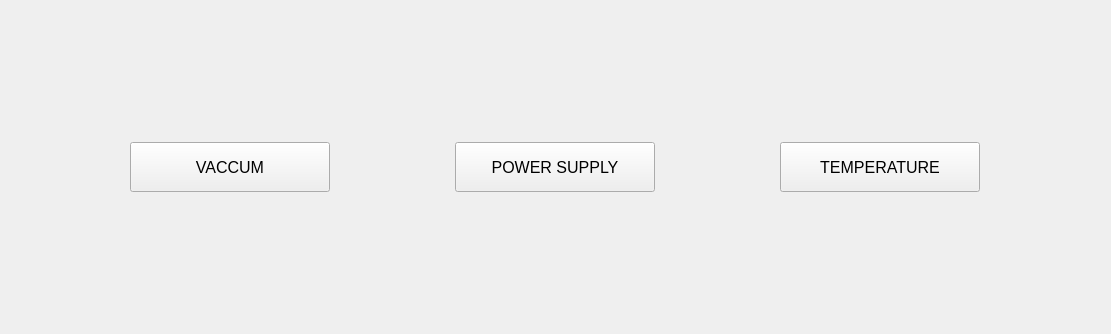
         <widget class="QWidget" name="scrollareabo_2">
          <property name="geometry">
           <rect>
            <x>0</x>
            <y>0</y>
            <width>1111</width>
            <height>334</height>
           </rect>
          </property>
          <layout class="QGridLayout" name="gridLayout_15">
           <item row="0" column="1">
            <widget class="QPushButton" name="btnpslts">
             <property name="enabled">
              <bool>true</bool>
             </property>
             <property name="sizePolicy">
              <sizepolicy hsizetype="Fixed" vsizetype="Fixed">
               <horstretch>0</horstretch>
               <verstretch>0</verstretch>
              </sizepolicy>
             </property>
             <property name="minimumSize">
              <size>
               <width>200</width>
               <height>50</height>
              </size>
             </property>
             <property name="maximumSize">
              <size>
               <width>200</width>
               <height>50</height>
              </size>
             </property>
             <property name="font">
              <font>
               <family>Cantarell</family>
               <pointsize>12</pointsize>
              </font>
             </property>
             <property name="text">
              <string>POWER SUPPLY</string>
             </property>
             <property name="iconSize">
              <size>
               <width>16</width>
               <height>16</height>
              </size>
             </property>
            </widget>
           </item>
           <item row="0" column="3">
            <widget class="QPushButton" name="btntemplts">
             <property name="enabled">
              <bool>true</bool>
             </property>
             <property name="sizePolicy">
              <sizepolicy hsizetype="Fixed" vsizetype="Fixed">
               <horstretch>0</horstretch>
               <verstretch>0</verstretch>
              </sizepolicy>
             </property>
             <property name="minimumSize">
              <size>
               <width>200</width>
               <height>50</height>
              </size>
             </property>
             <property name="maximumSize">
              <size>
               <width>200</width>
               <height>50</height>
              </size>
             </property>
             <property name="font">
              <font>
               <family>Cantarell</family>
               <pointsize>12</pointsize>
              </font>
             </property>
             <property name="text">
              <string>TEMPERATURE</string>
             </property>
             <property name="iconSize">
              <size>
               <width>16</width>
               <height>16</height>
              </size>
             </property>
            </widget>
           </item>
           <item row="0" column="0">
            <widget class="QPushButton" name="btnvaclts">
             <property name="enabled">
              <bool>true</bool>
             </property>
             <property name="sizePolicy">
              <sizepolicy hsizetype="Fixed" vsizetype="Fixed">
               <horstretch>0</horstretch>
               <verstretch>0</verstretch>
              </sizepolicy>
             </property>
             <property name="minimumSize">
              <size>
               <width>200</width>
               <height>50</height>
              </size>
             </property>
             <property name="maximumSize">
              <size>
               <width>200</width>
               <height>50</height>
              </size>
             </property>
             <property name="font">
              <font>
               <family>Cantarell</family>
               <pointsize>12</pointsize>
              </font>
             </property>
             <property name="text">
              <string>VACCUM</string>
             </property>
             <property name="iconSize">
              <size>
               <width>16</width>
               <height>16</height>
              </size>
             </property>
            </widget>
           </item>
          </layout>
         </widget>
